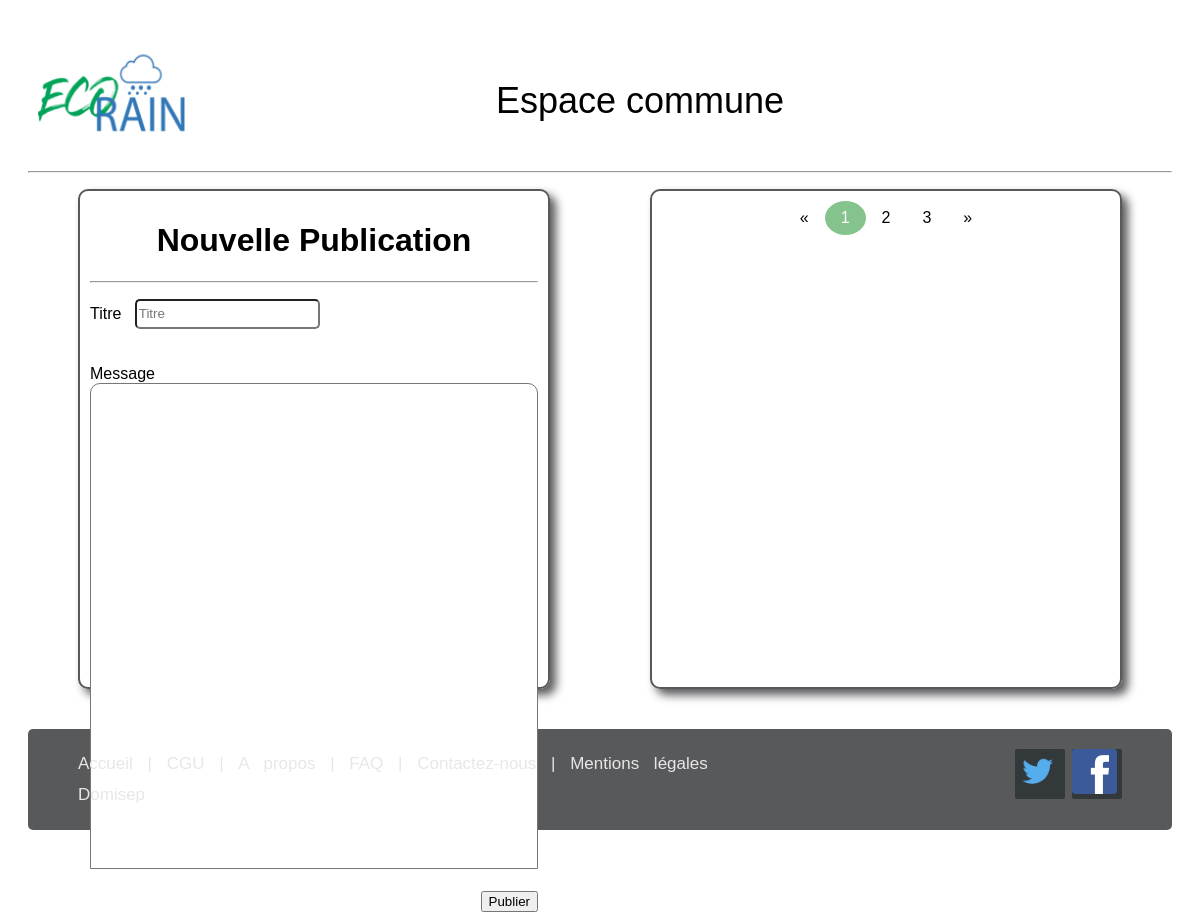
/controleurs/Mairie.php, run on an earlier commit of the app's database.
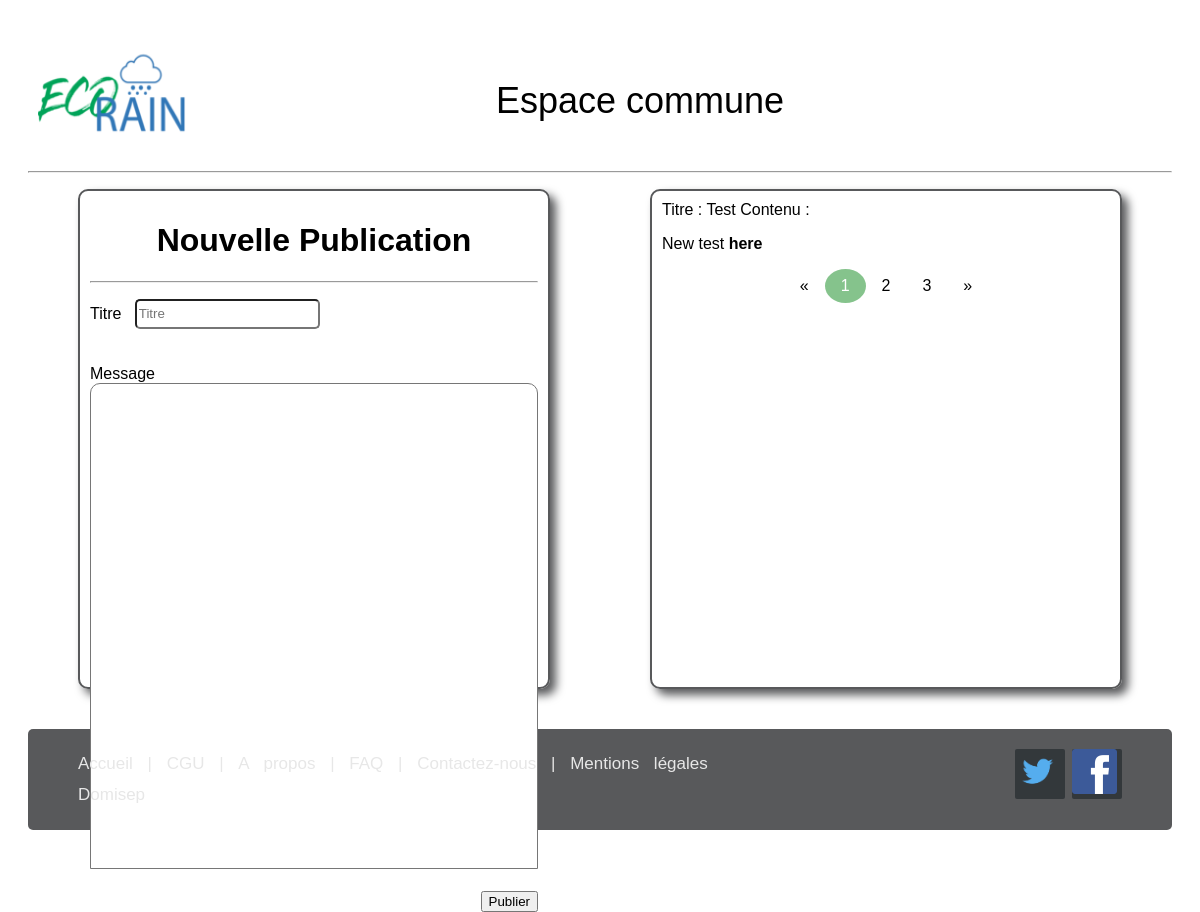
And on a later commit of the database.
### tables this page shows
CREATE TABLE IF NOT EXISTS `publication` (
                                           `id_pub`         int(11) NOT NULL AUTO_INCREMENT,
                                           `titre_pub`      varchar(255) NOT NULL,
                                           `contenu_pub`    text NOT NULL,
                                           `fichier_pub`    varchar(255) DEFAULT NULL,
                                           `date_envoi_pub` datetime NOT NULL,
                                           `id_util`        int(11) NOT NULL,
                                           PRIMARY KEY (`id_pub`),
                                           KEY `publication_utilisateur_id_util_fk` (`id_util`)
);

### modele/Publication.php (called while the page is built, shortened)
<?php
class Publication
{
    public function getAllPublications(PDO $bdd, string $table)
    {
        return $bdd->query("SELECT * FROM " . $table);
    }
}

### vue/publication.php (the view, shortened to what this page needs)
<body>
<div class="ligne">
    <div class="col-gauche">
        <form action="index.php?cible=Mairie&fonction=ajouter-publication" method="post" accept-charset="UTF-8"
              enctype="multipart/form-data">
            <h1 class="centre">Nouvelle Publication</h1>
            <hr>
            <label for="titre">Titre &nbsp;</label>
            <input type="text" id="titre-publication" name="titre-publication" placeholder="Titre" required>
            <br><br><br>
            <label for="content-publication">Message</label>
            <textarea name="content-publication" id="content-publication" cols="30" rows="20"></textarea>
            <br><br>
            <div class="droite">
                <input type="submit" name="submit" value="Publier">
            </div>
        </form>
    </div>
    <div class="col-droite">
        <div class="publications">
            <?php $publication = new Publication();
            $allPublications   = $publication->getAllPublications($bdd, $publication->tablePublication);
            foreach ($allPublications as $publication) {
                echo "Titre : " . $publication['titre_pub'] . "\n\nContenu : " . $publication['contenu_pub'];
            } ?>
        </div>
        <div class="footer-publication centre">
            <div class="pagination">
                <a href="#">&laquo;</a>
                <a href="#" class="active">1</a>
                <a href="#">2</a>
                <a href="#">3</a>
                <a href="#">&raquo;</a>
            </div>
        </div>
    </div>
</div>
</body>

### controleurs/Mairie.php (shortened to what this page needs)
<?php
require "modele/Publication.php";
if (!isset($_GET['fonction']) || empty($_GET['fonction'])) {
    $fonction = "accueil";
} else {
    $fonction = $_GET['fonction'];
}
switch ($fonction) {
    case "accueil":
        $head  = '<link rel="stylesheet" href="vue/css/publication.css">';
        $title = "Espace commune";
        $vue   = "publication";
        break;
}
include("vue/header.php");
include("vue/" . $vue . ".php");
include("vue/footer.php");

### vue/header.php (shortened to what this page needs)
<!DOCTYPE html>
<html lang="fr">
<head>
    <link rel="stylesheet" href="vue/css/style.css">
    <link rel="stylesheet" href="vue/css/base.css">
    <?php if (isset($head)) {
        echo $head;
    } ?>
</head>
<body>
<br>
<header class="space-between">
    <a href="index.php">
        <img class="logo" src="vue/images/logo_153x94.png" alt="ecorain">
    </a>
    <div class="v-centre">
        <?php if (isset($title)) {
            echo $title;
        } ?>
    </div>
    <?php if (isset($_SESSION['user_id']) && !empty($_SESSION['user_id'])) { ?>
        <div class="dropdown">
            <button class="button" onclick="toggleDropdown('user-dropdown')">
                <img class="img-compte" src="vue/images/compte.png" alt="compte"/>
                <br>
                <?php if (isset($_SESSION['user_name'])) {
                    echo $_SESSION['user_name'];
                } else {
                    echo "Votre compte";
                } ?>
            </button>
            <div id="user-dropdown" class="dropdown-content">
                <a href="">Paramètres</a>
                <a href="index.php?cible=utilisateurs&fonction=ticket">Tickets</a>
                <a href="index.php?cible=utilisateurs&fonction=logout">Déconnexion</a>
            </div>
        </div>
    <?php } else { ?>
        <div>&nbsp;&nbsp;&nbsp;&nbsp;&nbsp;&nbsp;&nbsp;</div>
    <?php } ?>
</header>
<hr>

### vue/footer.php (shortened to what this page needs)
<footer class="space-between">
    <div class="footer_gauche">
        <p class="footer_liens">
            <a href="index.php" title="Accueil">Accueil</a> |
            <a href="" title="CGU">CGU</a> |
            <a href="" title="A Propos">A propos</a> |
            <a href="" title="FAQ">FAQ</a> |
            <a href="" title="Contactez-nous">Contactez-nous</a> |
            <a href="">Mentions légales</a>
        </p>
        <p>Domisep</p>
    </div>
    <div class="footer_droit">
        <a href=""><img class="img-footer" src="vue/images/twitter.png" alt="twitter"></a>
        <a href=""><img class="img-footer" src="vue/images/facebook.png" alt="facebook"></a>
    </div>
</footer>
</body>
</html>

### vue/css/style.css (style rules this page uses)
:root { --gris-noir : rgb(88, 89, 91); --gris-clair : rgb(231, 231, 231); --bleu-clair : rgb(117, 187, 194); --bleu-fonce : rgb(62, 102, 108); --vert : rgb(133, 195, 140); --red : #f44336; --blanc : #fff; --noir : #000; --radius : 10px; --input-radius : 5px; --padding : 15px; }
* { box-sizing : border-box; font-family : Trebuchet, Arial, sans-serif; }
body { padding : 20px; }
hr { display : block; margin : 1em auto; border : 1px inset; }
a { text-decoration : none; }
.ligne { display : flex; flex-flow : row wrap; justify-content : center; width : 100%; }
.col-gauche, .col-droite { flex : 1 1 40%; padding : 10px; height : 500px; margin : 0 50px 40px; border-radius : var(--radius); border : 2px solid var(--gris-noir); box-shadow : 6px 6px 10px var(--gris-noir); }
.centre { display : flex; justify-content : center; }
.droite { display : flex; justify-content : flex-end; }
.space-between { display : flex; justify-content : space-between; }
.v-centre { display : flex; align-items : center; }
textarea { border-top-left-radius : var(--radius); border-top-right-radius : var(--radius); resize : none; font-size : 1.3em; width : 100%; }
input[type=text], input[type=number], input[type=password] { border-radius : var(--input-radius); height : 30px; }
.active { background-color : var(--bleu-clair); }

### vue/css/base.css (style rules this page uses)
header { padding : 0 10px; font-size : 3vw; }
footer { display : flex; border-radius : 5px; background-color : #58595b; width : 100%; padding : 20px 50px; line-height : 2; text-align : left; }
.footer_gauche p { font-size : 17px; margin : 0; line-height : 1.8; color : rgb(231, 231, 231); word-spacing : 10px; }
.footer_liens a { display : inline-flex; color : rgb(231, 231, 231); }
footer .footer_droit a { display : inline-flex; width : 50px; height : 50px; background-color : #33383b; border-radius : 2px; margin-left : 3px; }
.img-footer { width : 45px; height : 45px; }
.logo { width : 150px; height : 100px; }

### vue/css/publication.css (style rules this page uses)
.pagination { display: inline-block; }
.pagination > a { color: var(--noir); float: left; padding: 8px 16px; text-decoration: none; }
.pagination > a.active { background-color: var(--vert); color: var(--blanc); border-radius: 100%; }

What changed in the data, as far as the page shows it:
added publication: titre_pub "Test", contenu_pub "New test here"
